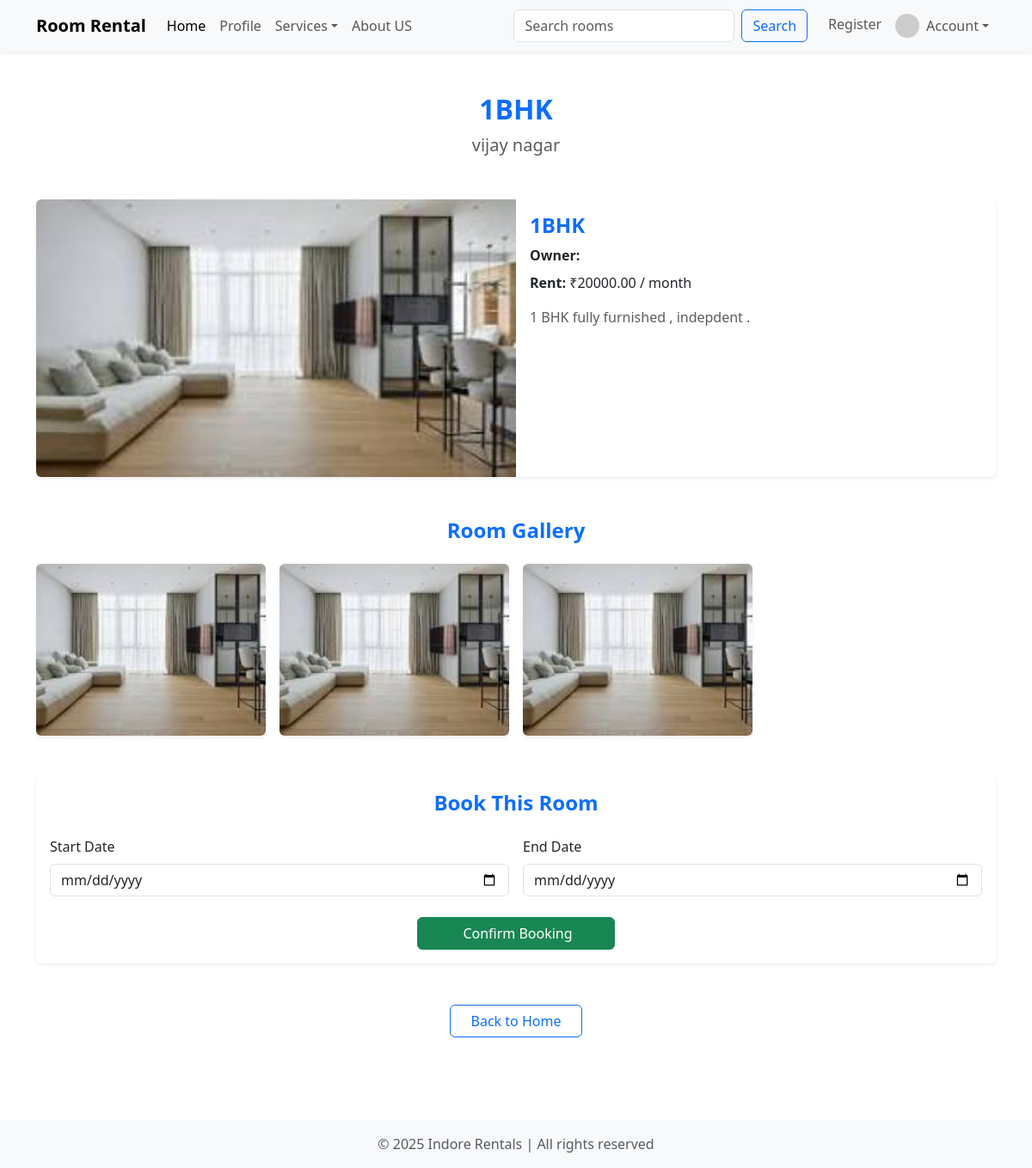
The page /room/1/ on the database its author committed.
### listing/models.py (models this page shows, shortened)
class Room(models.Model):
    Owner = models.ForeignKey('CustomUser', on_delete=models.CASCADE, null=True, blank=True)
    title = models.CharField(max_length=200)
    description = models.TextField()
    price_per_month = models.DecimalField(max_digits=10, decimal_places=2)
    address = models.CharField(max_length=300)
    created_at = models.DateTimeField(auto_now_add=True)
    availability = models.CharField(max_length=50,default="Available", choices=[("Available", "Available"), ("Not Available", "Not Available")])

class RoomImage(models.Model):
    room = models.ForeignKey(Room, related_name='images', on_delete=models.CASCADE)
    image = models.ImageField(upload_to='rooms/%Y/%m/')
    caption = models.CharField(max_length=100, blank=True)

### listing/views.py (the view)
# urls.py: path('room/<int:pk>/', views.room_detail, name='room_detail'),
def room_detail(request,pk):
    room=get_object_or_404(Room ,pk=pk)
    return render (request,"room_detail.html" , {"room":room})

### listing/templates/room_detail.html (shortened to what this page needs)
{% extends 'home.html' %}
{% block data %}
<div class="container py-5">
  <div class="text-center mb-5">
    <h2 class="fw-bold text-primary">{{ room.title }}</h2>
    <p class="text-muted fs-5 mb-0">
       {{ room.address }}
    </p>
  </div>
  <div class="card mb-5 shadow-sm border-0">
    <div class="row g-0">
      <div class="col-lg-6">
        {% if room.images.first %}
          <img src="{{ room.images.first.image.url }}" alt="{{ room.title }}"
               class="img-fluid rounded-start w-100" style="height: 100%; object-fit: cover;">
        {% else %}
          <img src="https://via.placeholder.com/600x400?text=No+Image"
               class="img-fluid rounded-start w-100" alt="No Image">
        {% endif %}
      </div>
      <div class="col-lg-6">
        <div class="card-body">
          <h4 class="card-title text-primary fw-semibold">{{ room.title }}</h4>
          <p class="mb-2">
            <strong>Owner:</strong> {{ room.Owner.username }}
          </p>
          <p class="mb-2">
            <strong>Rent:</strong> ₹{{ room.price_per_month }} / month
          </p>
          <p class="card-text text-muted mt-3">{{ room.description|default:"No description provided." }}</p>
        </div>
      </div>
    </div>
  </div>
  <div class="mb-5">
    <h4 class="text-center text-primary mb-4 fw-semibold">Room Gallery</h4>
    <div class="row g-3">
      {% for img in room.images.all %}
        <div class="col-6 col-md-4 col-lg-3">
          <div class="card border-0 shadow-sm">
            <img src="{{ img.image.url }}" class="card-img-top rounded"
                 alt="{{ room.title }}" style="height: 200px; object-fit: cover;">
          </div>
        </div>
      {% empty %}
        <div class="col-12 text-center">
          <div class="alert alert-warning">No images available.</div>
        </div>
      {% endfor %}
    </div>
  </div>
  <div class="card shadow-sm border-0 mb-5">
    <div class="card-body">
      <h4 class="text-center text-primary mb-4 fw-semibold">Book This Room</h4>
      <form method="POST" action="{% url 'book_room' room.id %}">
        <div class="row g-3">
          <div class="col-md-6">
            <label class="form-label">Start Date</label>
            <input type="date" name="start_date" class="form-control" required>
          </div>
          <div class="col-md-6">
            <label class="form-label">End Date</label>
            <input type="date" name="end_date" class="form-control" required>
          </div>
        </div>
        <div class="text-center mt-4">
          <button type="submit" class="btn btn-success px-5">
             Confirm Booking
          </button>
        </div>
      </form>
    </div>
  </div>
  <div class="text-center">
    <a href="{% url 'home' %}" class="btn btn-outline-primary px-4">
       Back to Home
    </a>
  </div>
</div>
{% endblock data %}

### rows shown on the page
Room: title "1BHK", address "vijay nagar", images.first.image (picture), price_per_month "20000.00", description "1 BHK fully furnished , indepdent ."
RoomImage: image (picture)
RoomImage: image (picture)
RoomImage: image (picture)
